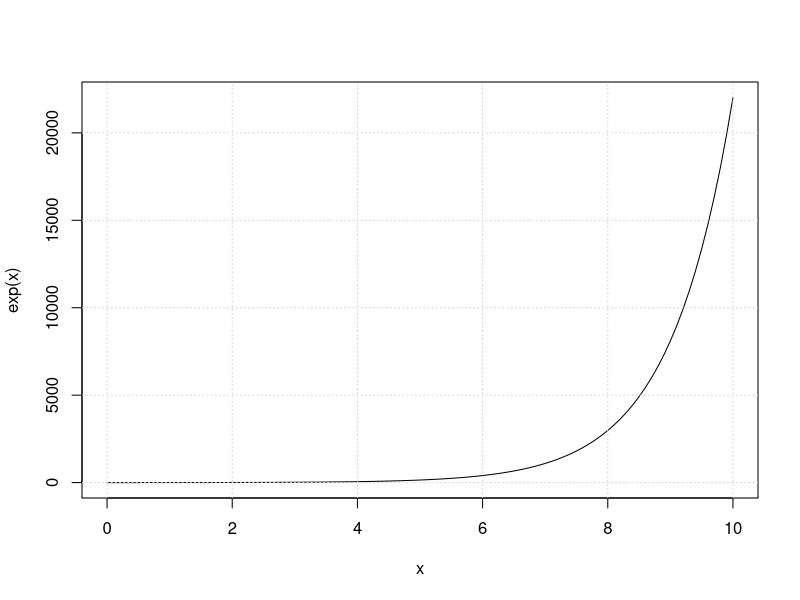
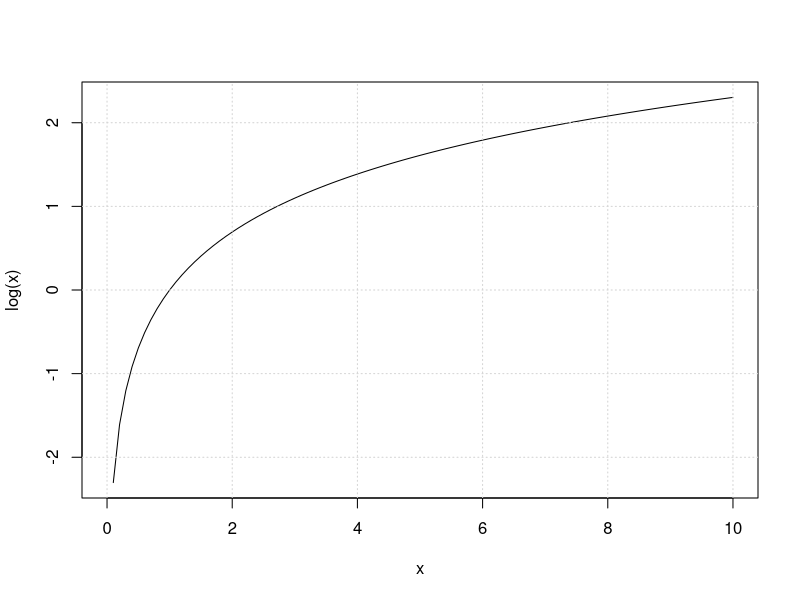
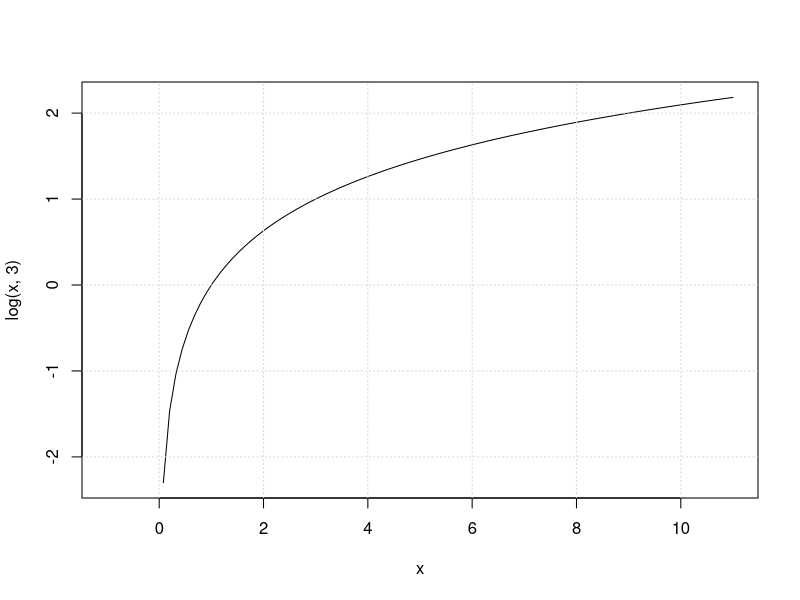
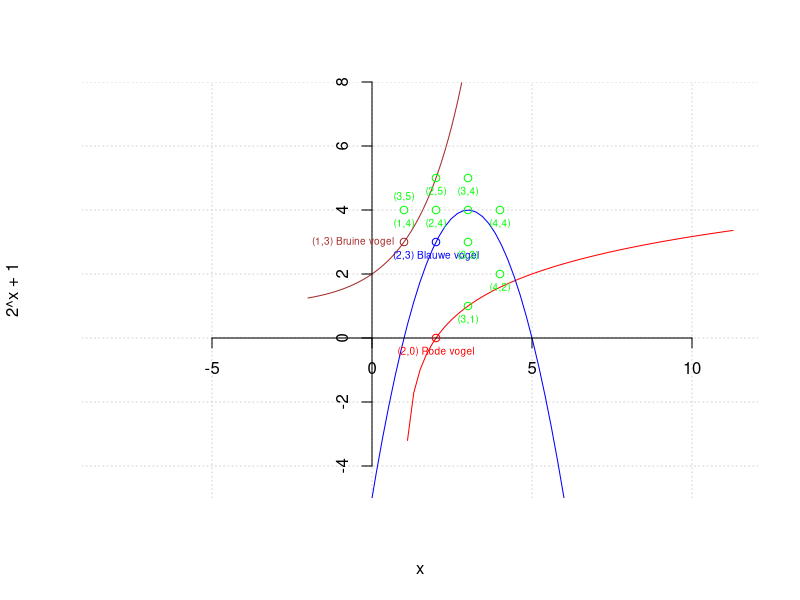
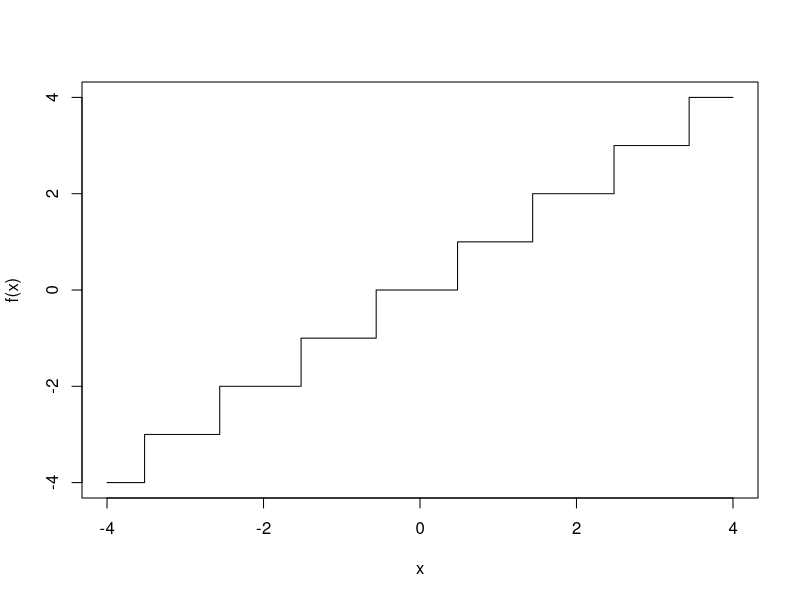

Recreate these plots in R, in order.
## ---- chunk 1
knitr::opts_chunk$set(echo = TRUE)
## ---- chunk 2

curve(exp,0,10)
grid()
curve(log,0,10)
grid()
## ---- chunk 3
curve(log(x,3),-1,11)
grid()
## ---- chunk 4
curve(2^x+1,-2,5, col = "brown",xlim = c(-2,5), ylim=c(-5,8),axes=FALSE, asp=1, pty="s",xaxs="i",yaxs="i")
grid()
curve(log(x-1,2),col = "red", add = TRUE)
curve(-x^2 + 6*x -5, col="blue", add=TRUE)
axis(side = 1, pos=0)
axis(side=2, pos=0)

#Tekenen van de punten
points(1, 3, type = "p", col="brown")
text(1, 3, "(1,3) Bruine vogel", cex=0.6, pos=2, col="brown")

points(2, 0, type = "p", col="red")
text(2, 0, "(2,0) Rode vogel", cex=0.6, pos=1, col="red")

points(2, 3, type = "p", col="blue")
text(2, 3, "(2,3) Blauwe vogel", cex=0.6, pos=1, col="blue")

# Varkens tekenen
points(1, 4, type = "p", col="green")
text(1, 4, "(1,4)", cex=0.6, pos=1, col="green")

points(2, 4, type = "p", col="green")
text(2, 4, "(2,4)", cex=0.6, pos=1, col="green")

points(2, 5, type = "p", col="green")
text(2, 5, "(2,5)", cex=0.6, pos=1, col="green")

points(3, 1, type = "p", col="green")
text(3, 1, "(3,1)", cex=0.6, pos=1, col="green")

points(3, 3, type = "p", col="green")
text(3, 3, "(3,3)", cex=0.6, pos=1, col="green")

points(3, 4, type = "p", col="green")
text(3, 5, "(3,4)", cex=0.6, pos=1, col="green")

points(3, 5, type = "p", col="green")
text(1, 4, "(3,5)", cex=0.6, pos=3, col="green")

points(4, 2, type = "p", col="green")
text(4, 2, "(4,2)", cex=0.6, pos=1, col="green")

points(4, 4, type = "p", col="green")
text(4, 4, "(4,4)", cex=0.6, pos=1, col="green")

## ---- chunk 5
f <- function(x){
  return(floor(ceiling(x-1/2)))
}

curve(f,-4,4,type = "S")

